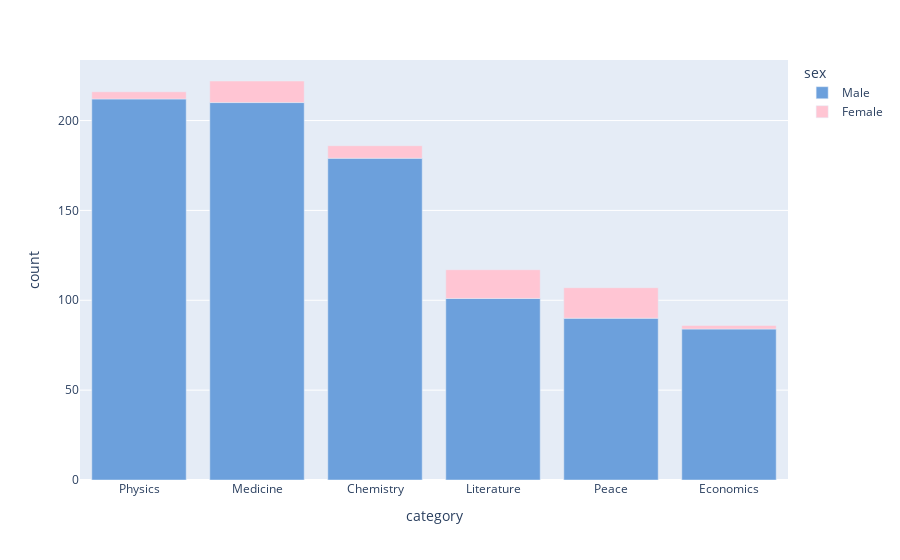

Notebook source saved alongside this figure:
### Markdown cell above
# Male and Female Winners by Category

**Challenge**: Create a [plotly bar chart](https://plotly.com/python/bar-charts/) that shows the split between men and women by category. 
* Hover over the bar chart. How many prizes went to women in Literature compared to Physics?

<img src=https://i.imgur.com/od8TfOp.png width=650>

### Code cell
male_vs_female_by_category = df_data.groupby("sex")["category"].value_counts().reset_index().sort_values(by="sex", ascending=False)
male_vs_female_by_category_bar = px.bar(data_frame=male_vs_female_by_category,x="category",y="count",
                                        color="sex",
                                         color_discrete_map={'Female': '#FFC5D3','Male': '#6CA0DC'})
male_vs_female_by_category_bar

### Figure 1 — Plotly figure (JSON) as saved in the notebook; plotly's stock layout.template omitted (floating-point values rounded to 4 significant figures)
{"data": [{"hovertemplate": "sex=Male<br>category=%{x}<br>count=%{y}<extra></extra>", "legendgroup": "Male", "marker": {"color": "#6CA0DC", "pattern": {"shape": ""}}, "name": "Male", "orientation": "v", "showlegend": true, "textposition": "auto", "type": "bar", "x": ["Physics", "Medicine", "Chemistry", "Literature", "Peace", "Economics"], "xaxis": "x", "y": [212, 210, 179, 101, 90, 84], "yaxis": "y"}, {"hovertemplate": "sex=Female<br>category=%{x}<br>count=%{y}<extra></extra>", "legendgroup": "Female", "marker": {"color": "#FFC5D3", "pattern": {"shape": ""}}, "name": "Female", "orientation": "v", "showlegend": true, "textposition": "auto", "type": "bar", "x": ["Peace", "Literature", "Medicine", "Chemistry", "Physics", "Economics"], "xaxis": "x", "y": [17, 16, 12, 7, 4, 2], "yaxis": "y"}], "layout": {"barmode": "relative", "legend": {"title": {"text": "sex"}, "tracegroupgap": 0}, "margin": {"t": 60}, "xaxis": {"anchor": "y", "domain": [0, 1], "title": {"text": "category"}}, "yaxis": {"anchor": "x", "domain": [0, 1], "title": {"text": "count"}}}}
